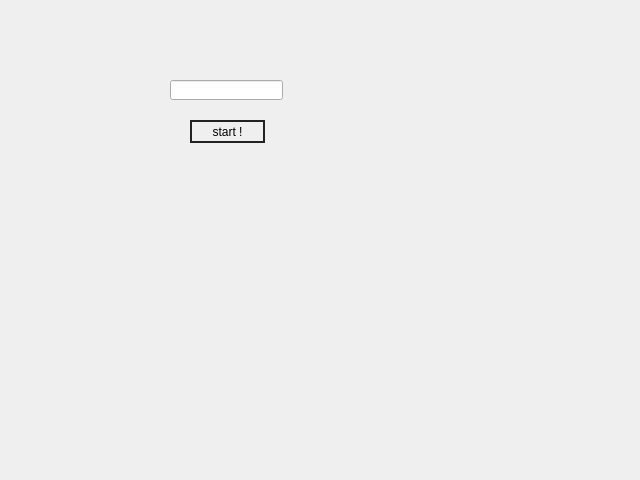
<?xml version="1.0" encoding="UTF-8"?>
<ui version="4.0">
 <class>Form</class>
 <widget class="QWidget" name="Form">
  <property name="geometry">
   <rect>
    <x>0</x>
    <y>0</y>
    <width>640</width>
    <height>480</height>
   </rect>
  </property>
  <property name="windowTitle">
   <string>Form</string>
  </property>
  <widget class="QLineEdit" name="input_name">
   <property name="geometry">
    <rect>
     <x>170</x>
     <y>80</y>
     <width>113</width>
     <height>20</height>
    </rect>
   </property>
  </widget>
  <widget class="QPushButton" name="btn_start">
   <property name="geometry">
    <rect>
     <x>190</x>
     <y>120</y>
     <width>75</width>
     <height>23</height>
    </rect>
   </property>
   <property name="styleSheet">
    <string notr="true">border : 2px solid #222;</string>
   </property>
   <property name="text">
    <string>start !</string>
   </property>
  </widget>
 </widget>
 <resources/>
 <connections/>
</ui>
